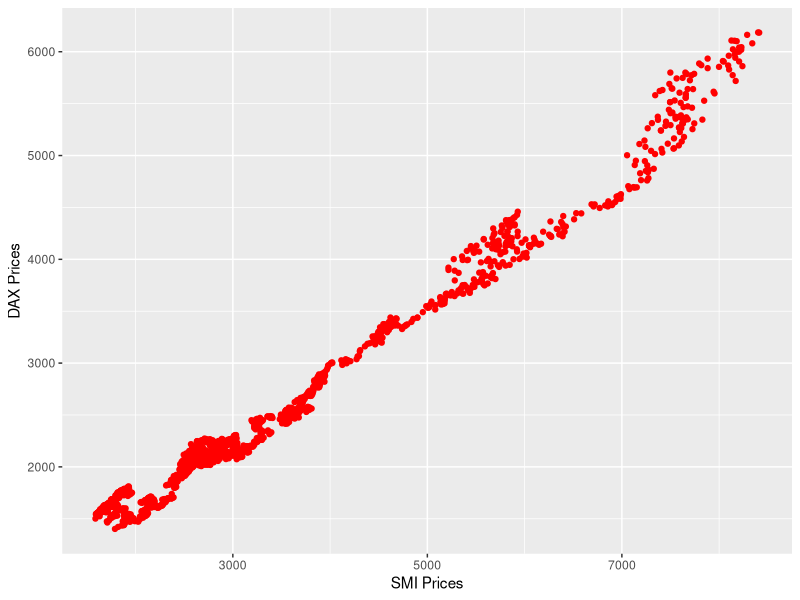
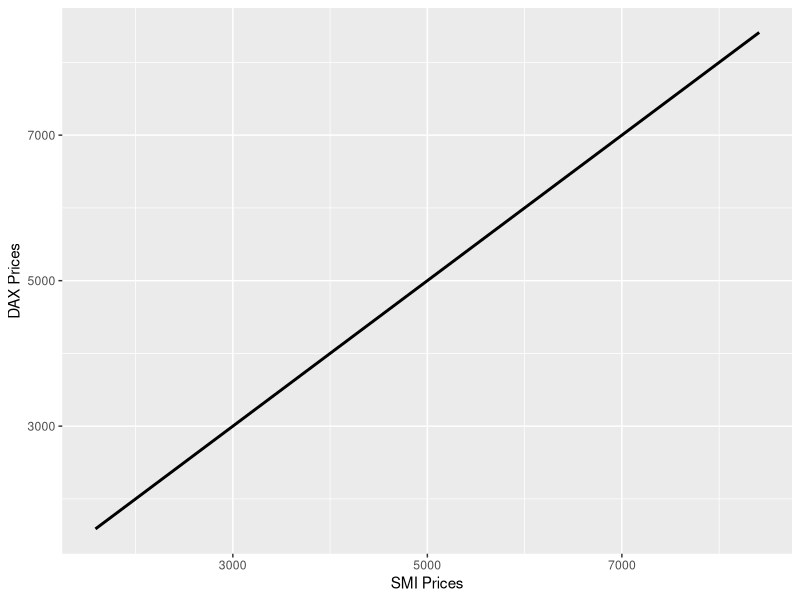
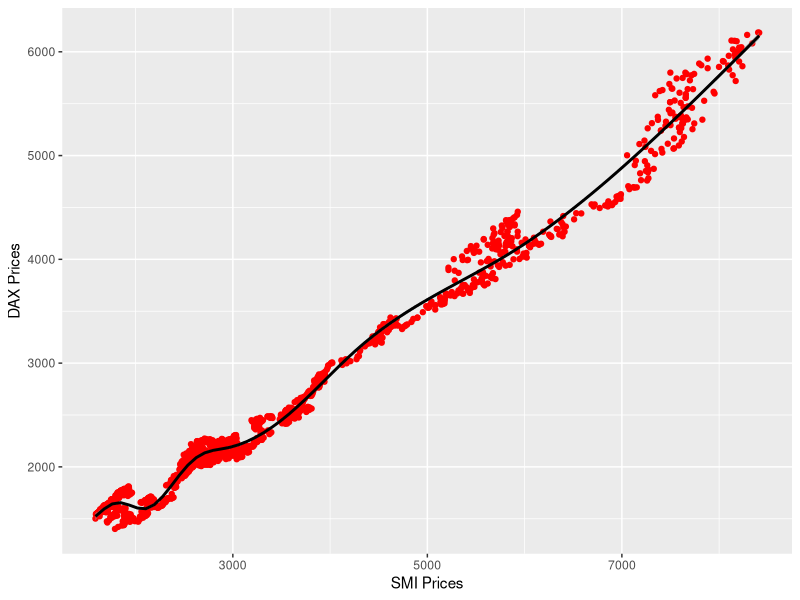

Here is the R script that generated these plots, in order:
## ---- chunk 1
df <- read.csv('13_eustocks.csv')
str(df)
## ---- chunk 2
df2 <- df[201:500,2:3]
df2

## ---- chunk 3
m1 = (df$Day > 500 & df$Day < 1501 & df$FTSE > 2500) 

df3 <- df[m1, 3:4]
CAC_leq_1900 <- df3[df3$CAC <= 1900,]

nrow(CAC_leq_1900)

## ---- chunk 4
library("tidyverse")
df4 <- as_tibble(df)

str(df4)

df4 %>% 
  summarise(meanCAC = mean(CAC), stdCAC = sd(CAC), meanFTSE = mean(FTSE), stdFTSE = sd(FTSE))

## ---- chunk 5
library("tidyverse")
ggplot(data = df4) +
  geom_point(mapping = aes(x = df4$SMI, y = df4$DAX), color = 'red') + xlab("SMI Prices") + ylab("DAX Prices")

ggplot(data = df4) +
  geom_smooth(mapping = aes(x = df4$SMI, y = df4$SMI), color = 'black') + xlab("SMI Prices") + ylab("DAX Prices")


ggplot(data = df4, mapping = aes(x = df4$SMI, y = df4$DAX)) +
  geom_point(color = 'red') + geom_smooth(color = 'black') + xlab("SMI Prices") + ylab("DAX Prices")

